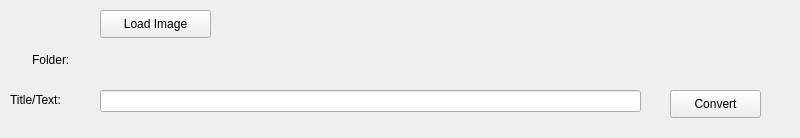
<?xml version="1.0" encoding="UTF-8"?>
<ui version="4.0">
 <class>MainWindow</class>
 <widget class="QMainWindow" name="MainWindow">
  <property name="geometry">
   <rect>
    <x>0</x>
    <y>0</y>
    <width>800</width>
    <height>138</height>
   </rect>
  </property>
  <property name="windowTitle">
   <string>MainWindow</string>
  </property>
  <widget class="QWidget" name="centralwidget">
   <widget class="QPushButton" name="pushButton_convert">
    <property name="geometry">
     <rect>
      <x>670</x>
      <y>90</y>
      <width>91</width>
      <height>28</height>
     </rect>
    </property>
    <property name="text">
     <string>Convert</string>
    </property>
   </widget>
   <widget class="QLineEdit" name="lineEdit_title">
    <property name="geometry">
     <rect>
      <x>100</x>
      <y>90</y>
      <width>541</width>
      <height>22</height>
     </rect>
    </property>
   </widget>
   <widget class="QLabel" name="label_title">
    <property name="geometry">
     <rect>
      <x>10</x>
      <y>90</y>
      <width>81</width>
      <height>20</height>
     </rect>
    </property>
    <property name="text">
     <string>Title/Text: </string>
    </property>
   </widget>
   <widget class="QLabel" name="label_folder">
    <property name="geometry">
     <rect>
      <x>32</x>
      <y>50</y>
      <width>61</width>
      <height>20</height>
     </rect>
    </property>
    <property name="text">
     <string>Folder:</string>
    </property>
   </widget>
   <widget class="QPushButton" name="pushButton_loadImage">
    <property name="geometry">
     <rect>
      <x>100</x>
      <y>10</y>
      <width>111</width>
      <height>28</height>
     </rect>
    </property>
    <property name="text">
     <string>Load Image</string>
    </property>
   </widget>
   <widget class="QLabel" name="label_imageFile">
    <property name="geometry">
     <rect>
      <x>110</x>
      <y>50</y>
      <width>651</width>
      <height>16</height>
     </rect>
    </property>
    <property name="text">
     <string/>
    </property>
   </widget>
  </widget>
 </widget>
 <resources/>
 <connections/>
</ui>
